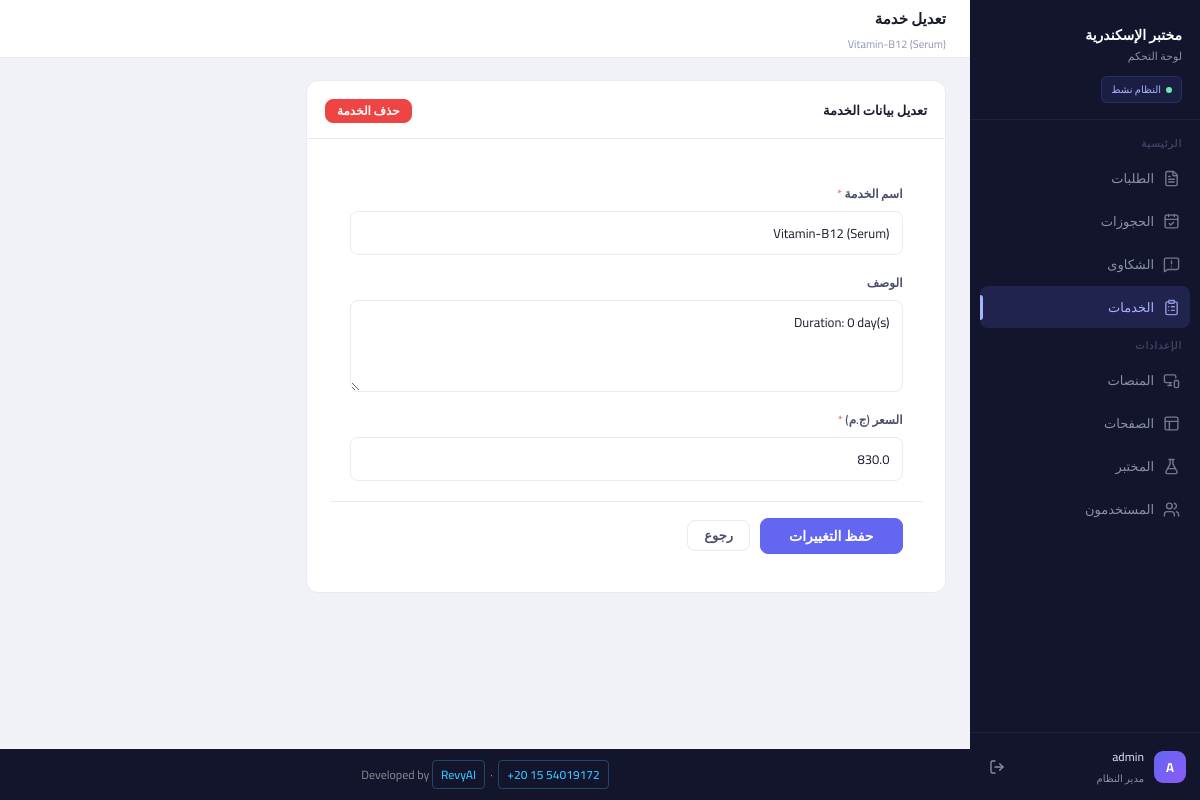
The app's page /services/134/edit (signed in) with its own data.
### models/models.py (models this page shows)
class User(db.Model, UserMixin):
    __tablename__ = "users"
    id = db.Column(db.Integer, primary_key=True)
    username = db.Column(db.String(50), unique=True, nullable=False)
    password = db.Column(db.String(50), nullable=False)

class Service(db.Model):
    __tablename__ = 'services'
    id = db.Column(db.Integer, primary_key=True)
    laboratory_id = db.Column(db.Integer, db.ForeignKey('laboratory.id'), nullable=False)
    name = db.Column(db.String(100), nullable=False)
    description = db.Column(db.String(200))
    price = db.Column(db.Float, nullable=False)

### app.py (the view, shortened to what this page needs)
@app.route('/services/<int:service_id>/edit', methods=['GET', 'POST'])
@login_required
def edit_service(service_id):
    service, msg = ServiceService.get_service_by_id(service_id)
    if not service:
        flash(msg, 'error')
        return redirect(url_for('list_services'))
    return render_template('services/edit.html', service=service)

### app.py (called while the page is built)
@login_manager.user_loader
def load_user(user_id):
    return db.session.get(User, int(user_id))

@app.context_processor
def inject_globals():
    from models.models import Inquiry, Status
    try:
        pending_count = Inquiry.query.filter_by(status=Status.PENDING).count()
    except Exception:
        pending_count = 0
    return dict(pending_inquiries_count=pending_count)

### software_services/service_services.py (called while the page is built)
    @staticmethod
    def get_service_by_id(service_id):
        service = db.session.get(Service, service_id)
        if not service:
            return None, "الخدمة غير موجودة"
        return service, "تم العثور على الخدمة"

### templates/services/edit.html (shortened to what this page needs)
{% extends 'base.html' %}
{% block topbar_title %}تعديل خدمة{% endblock %}
{% block topbar_sub %}{{ service.name }}{% endblock %}
{% block content %}
<div class="card" style="max-width:640px;">
  <div class="card-header">
    <span class="card-title">تعديل بيانات الخدمة</span>
    <form method="POST" action="{{ url_for('delete_service', service_id=service.id) }}"
          onsubmit="return confirm('هل أنت متأكد من حذف هذه الخدمة؟')">
      <button type="submit" class="btn btn-danger btn-sm">حذف الخدمة</button>
    </form>
  </div>
  <form action="{{ url_for('edit_service', service_id=service.id) }}" method="POST" style="padding:1.5rem;">
    <div class="form-grid">
      <div class="form-group full-width">
        <label>اسم الخدمة <span style="color:#f87171;">*</span></label>
        <input
          type="text"
          name="name"
          class="form-control"
          required
          value="{{ service.name }}"
        >
      </div>
      <div class="form-group full-width">
        <label>الوصف</label>
        <textarea
          name="description"
          class="form-control"
          rows="3"
        >{{ service.description or '' }}</textarea>
      </div>
      <div class="form-group full-width">
        <label>السعر (ج.م) <span style="color:#f87171;">*</span></label>
        <input
          type="number"
          name="price"
          class="form-control"
          step="0.01"
          min="0"
          required
          value="{{ service.price }}"
        >
      </div>
    </div>
    <div class="form-actions">
      <button type="submit" class="btn btn-primary btn-submit">حفظ التغييرات</button>
      <a href="{{ url_for('list_services') }}" class="btn btn-ghost">رجوع</a>
    </div>
  </form>
</div>
{% endblock %}

### templates/base.html (shortened to what this page needs)
<!DOCTYPE html>
<html lang="ar" dir="rtl">
<head>
  <link rel="stylesheet" href="{{ url_for('static', filename='css/style.css') }}">
</head>
<body>
<aside class="sidebar" id="sidebar">
  <div class="sidebar-logo">
    <div class="lab-name">مختبر الإسكندرية</div>
    <div class="lab-sub">لوحة التحكم</div>
    <div class="sidebar-status">النظام نشط</div>
  </div>
  <div class="nav-section">
    <p class="nav-section-label">الرئيسية</p>
    <a href="{{ url_for('list_inquiries') }}"
       class="nav-item {% if request.endpoint == 'list_inquiries' %}active{% endif %}">
      <i data-lucide="file-text" class="nav-icon"></i>
      الطلبات
    </a>
    <a href="{{ url_for('list_bookings') }}"
       class="nav-item {% if request.endpoint == 'list_bookings' %}active{% endif %}">
      <i data-lucide="calendar-check" class="nav-icon"></i>
      الحجوزات
    </a>
    <a href="{{ url_for('list_complaints') }}"
       class="nav-item {% if request.endpoint == 'list_complaints' %}active{% endif %}">
      <i data-lucide="message-square-warning" class="nav-icon"></i>
      الشكاوى
    </a>
    <a href="{{ url_for('list_services') }}"
       class="nav-item {% if request.endpoint in ['list_services','create_service','edit_service'] %}active{% endif %}">
      <i data-lucide="clipboard-list" class="nav-icon"></i>
      الخدمات
    </a>
    <p class="nav-section-label">الإعدادات</p>
    <a href="{{ url_for('list_platforms') }}"
       class="nav-item {% if request.endpoint in ['list_platforms','create_platform','edit_platform'] %}active{% endif %}">
      <i data-lucide="monitor-smartphone" class="nav-icon"></i>
      المنصات
    </a>
    <a href="{{ url_for('list_pages') }}"
       class="nav-item {% if request.endpoint in ['list_pages','create_page','edit_page'] %}active{% endif %}">
      <i data-lucide="layout" class="nav-icon"></i>
      الصفحات
    </a>
    <a href="{{ url_for('laboratory_settings') }}"
       class="nav-item {% if request.endpoint == 'laboratory_settings' %}active{% endif %}">
      <i data-lucide="flask-conical" class="nav-icon"></i>
      المختبر
    </a>
    <a href="{{ url_for('users') }}"
       class="nav-item {% if request.endpoint in ['users','create_user','edit_user'] %}active{% endif %}">
      <i data-lucide="users" class="nav-icon"></i>
      المستخدمون
    </a>
  </div>
  <div class="sidebar-footer">
    <div class="sidebar-user">
      <div class="avatar">{{ current_user.username[0]|upper }}</div>
      <div class="user-info">
        <div class="user-name">{{ current_user.username }}</div>
        <div class="user-role">مدير النظام</div>
      </div>
      <a href="{{ url_for('logout') }}" class="logout-btn" title="تسجيل الخروج">
        <i data-lucide="log-out" style="width:16px;height:16px;"></i>
      </a>
    </div>
  </div>
</aside>
<div class="main-wrapper">
  <div class="topbar">
    <div class="topbar-left">
      <div class="topbar-title">{% block topbar_title %}{% endblock %}</div>
      <div class="topbar-sub">{% block topbar_sub %}{% endblock %}</div>
    </div>
  </div>
  <main class="main-content">
    {% block content %}{% endblock %}
  </main>
  <div class="site-footer">
    Developed by
    <a href="https://revyai.tech" target="_blank">RevyAI</a>
    &nbsp;·&nbsp;
    <a href="https://wa.me/201554019172" target="_blank">+20 15 54019172</a>
  </div>
</div>
</body>
</html>

### records on screen
User: username "A", username "admin"
Service: name "Vitamin-B12 (Serum)", description "Duration: 0 day(s)", price "830.0"
